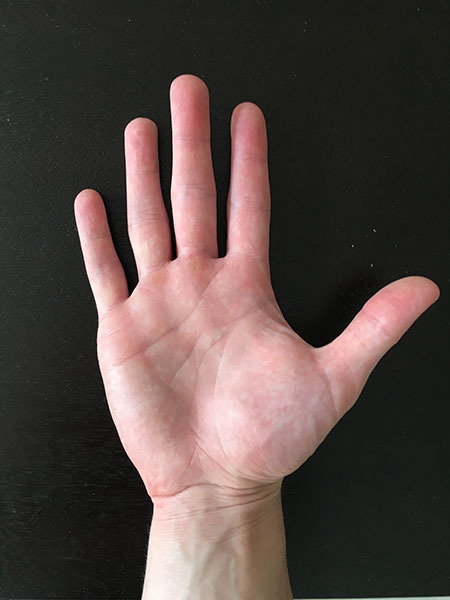
#> input picture Assignments/cv_assignment/images/contour_input.jpeg, 450 x 600 px, found by its file name
$ python contours.py
#> lines starting #> are read from the running program, lines starting #| are printed output that depends on the picture; after the words box and inside, x2 and y2 are one past the last pixel; in counts of white or black regions, pixels touching at a corner belong together
import numpy as np
import cv2
import imutils

img = cv2.imread("images\contour_input.jpeg")
#> img is the input picture: shape (600, 450, 3); mean B, G, R 67, 70.8, 84.8
grey = cv2.cvtColor(img, cv2.COLOR_BGR2GRAY)
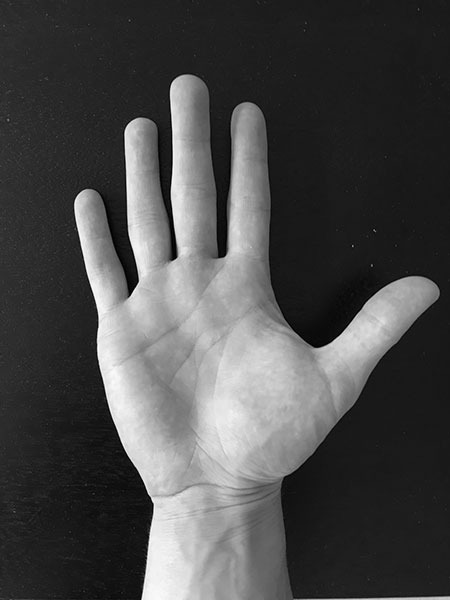
#> grey: shape (600, 450); min 0, max 254, mean 74.6

thresh = cv2.threshold(grey, 50, 255, cv2.THRESH_BINARY)[1]
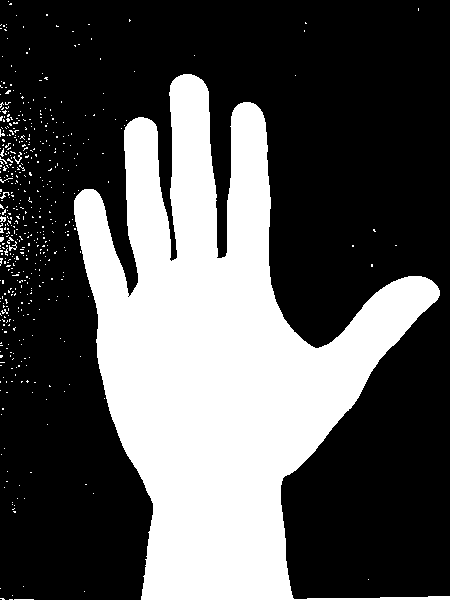
#> thresh: shape (600, 450); 33.4% white; 502 white regions (496 under 20 px), largest, box (x1, y1, x2, y2) and area: (74, 74, 450, 600) 88569, (13, 152, 22, 164) 32, (9, 241, 17, 251) 29, (0, 192, 10, 199) 25, (0, 216, 6, 222) 25, (14, 599, 34, 600) 20
thresh = cv2.erode(thresh, None, iterations=2)
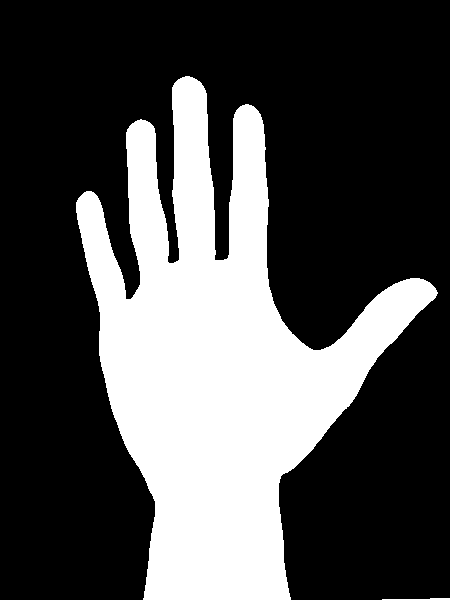
#> thresh: shape (600, 450); 30.7% white; 2 white regions, box (x1, y1, x2, y2) and area: (76, 76, 438, 600) 82766, (382, 598, 450, 600) 88
thresh = cv2.dilate(thresh, None, iterations=2)
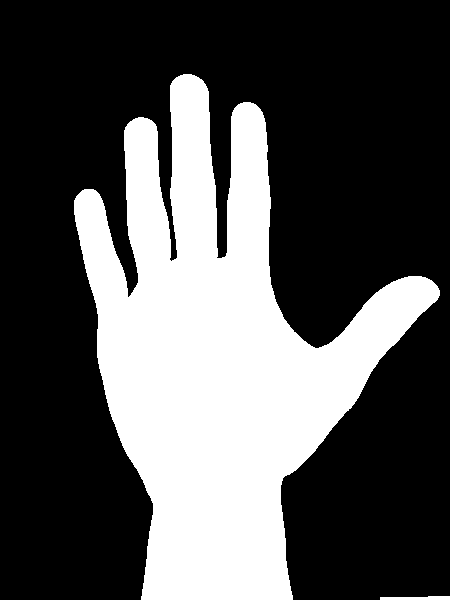
#> thresh: shape (600, 450); 32.7% white; 2 white regions, box (x1, y1, x2, y2) and area: (74, 74, 440, 600) 88154, (380, 596, 450, 600) 232

blur = cv2.GaussianBlur(grey, (5, 5), 0)
edge = cv2.Canny(blur, 50, 150)
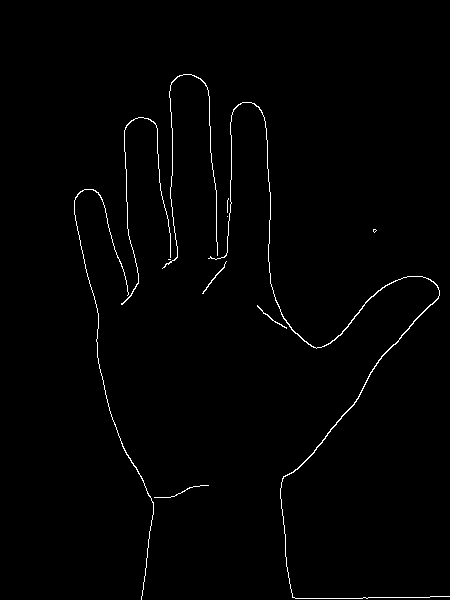
#> edge: shape (600, 450); 1.1% white in thin lines or dots, all inside (x1, y1, x2, y2) = (74, 74, 450, 600)

con = cv2.findContours(thresh.copy(), cv2.RETR_TREE, cv2.CHAIN_APPROX_SIMPLE)
#> con = 2 contours; box (x1, y1, x2, y2) and area: (74, 74, 440, 600) 87010, (380, 596, 450, 600) 160
cont = imutils.grab_contours(con)
#> cont has the same summary as con
c = max(cont, key=cv2.contourArea)
#> c = contour of 702 points, box (x1, y1, x2, y2) (74, 74, 440, 600), area 87010


extLeft = tuple(c[c[:, :, 0].argmin()][0])
#> extLeft = (74, 200)
extRight = tuple(c[c[:, :, 0].argmax()][0])
#> extRight = (439, 295)
extTop = tuple(c[c[:, :, 1].argmin()][0])
#> extTop = (183, 74)
extBot = tuple(c[c[:, :, 1].argmax()][0])
#> extBot = (141, 599)

#> (the run stopped early here; a loop or call above may not have finished)
